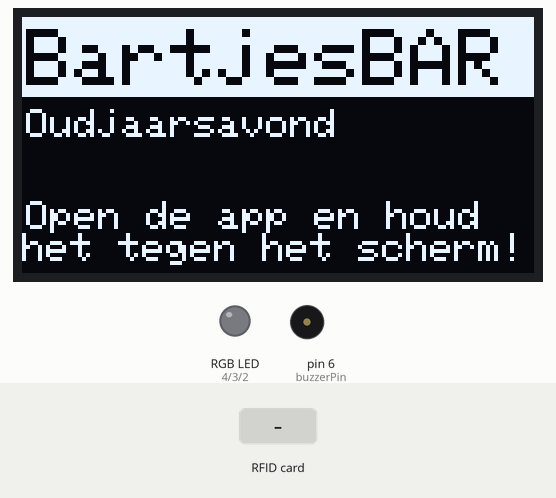
The sketch below on a simulated Arduino Uno, built with avr-gcc and run on an emulated ATmega328P. On the bench: 128×64 one-colour display, an RGB LED mixed from three pins (HIGH = lit), buzzer (waves = sounding, pin HIGH). Dashed ring = blinking. The test bench sets the inputs (shaded band). Pins used as bus, display or sensor lines are not drawn; what the sketch prints to the serial monitor is not drawn.

Above: at 0.9 s.
1.0 s: RFID card 5E 7A 19 C4 held to the reader
At 1.16 s:
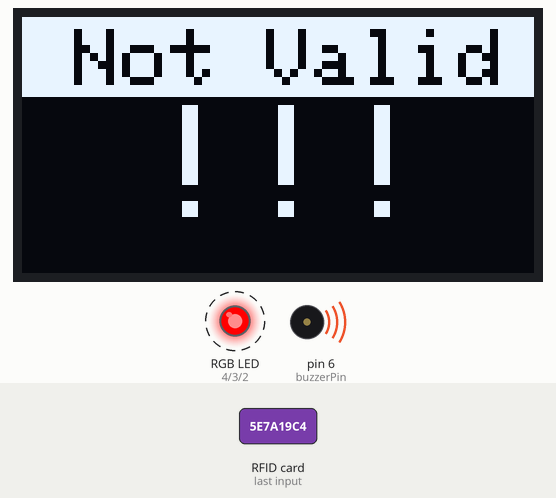
At 2.8 s:
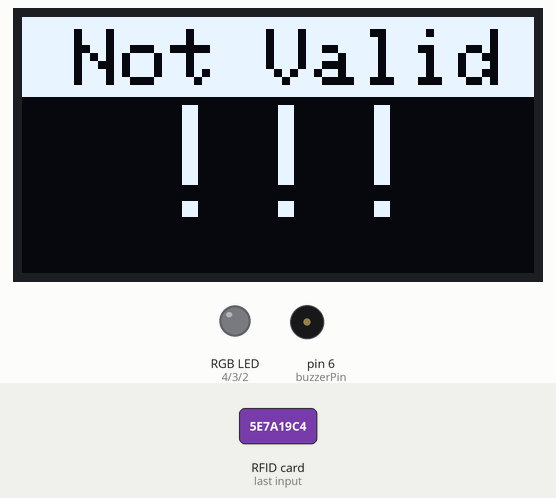
Timing chart, 0 to 4.3 s (numbered marks = the images above; inputs shaded):
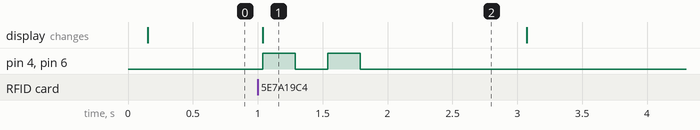

The sketch:

sketch_apr20b.ino
```cpp
//include i2c and spi pins
#include <SPI.h>
#include <Wire.h>

//include oled libraries
#include <Adafruit_GFX.h>
#include <Adafruit_SSD1306.h>

//RC522
#include <MFRC522.h>

//barName
String barName = "BartjesBAR";
//sesionName
String sesionName = "Oudjaarsavond";

//Init mfrc522 and its piuns
#define RST_PIN         9           // Configurable, see typical pin layout above
#define SS_PIN          10          // Configurable, see typical pin layout above

MFRC522 mfrc522(SS_PIN, RST_PIN);   // Create MFRC522 instance

//OLED
#define SCREEN_WIDTH 128 // OLED display width, in pixels
#define SCREEN_HEIGHT 64 // OLED display height, in pixels

// define pins of the rgb led(s)
int ledPinBlue = 2;
int ledPinGreen = 3;
int ledPinRed = 4;

//buzzer pin
int buzzerPin = 6;

// Declaration for an SSD1306 display connected to I2C (SDA, SCL pins)
#define OLED_RESET     4 // Reset pin # (or -1 if sharing Arduino reset pin)
Adafruit_SSD1306 display(SCREEN_WIDTH, SCREEN_HEIGHT, &Wire, OLED_RESET);

struct user_data{
    String firstName;
    uint_fast32_t id;
    String lastName;
    String mail;
    String username;
};

struct person_data{
    int id;
    user_data userData;

    person_data() : id(0), userData(user_data{
      "firstName",
      0,
      "lastname",
      "mail",
      "username"
      }
    ) {}

    person_data(int id, const user_data &userData) : id(id), userData(userData) {}
};

//draw a screen with the Welkom on top with Firstname, lastname and id below
void draw_name(const user_data& userData){
  String firstName = userData.firstName;

  if(firstName.length() > 10){
    firstName = firstName.substring(0,8);
    firstName += "..";
  }

  //convert uint64_t to int;
  unsigned int id = userData.id;

  //clear display ahead of new items
  display.clearDisplay();

  //make filled rectangle for white welkom background
  display.fillRect(0,0,128,20,SSD1306_WHITE);

  //first inverse welkom text on 1x scale
  display.setCursor(1,3);
  display.setTextSize(2);
  display.setTextColor(SSD1306_BLACK, SSD1306_WHITE);
  display.println(F("Welkom"));

  //first name text on 2x scale
  display.setCursor(1,23);
  display.setTextSize(2);
  display.setTextColor(SSD1306_WHITE);
  display.println(firstName);

  //last name text on 1x scale
  display.setCursor(1,40);
  display.setTextSize(1);
  display.setTextColor(SSD1306_WHITE);
  display.println(userData.lastName);

  //last name text on 1x scale
  display.setCursor(1,55);
  display.setTextSize(1);
  display.setTextColor(SSD1306_WHITE);
  display.println(id, HEX);

  //display items on display
  display.display();
}

//draw a screen with the barName on top
void draw_idle_screen(String barName, const String& sessionName){
  //check string length
  if(barName.length() > 10){
    barName = barName.substring(0,8);
    barName += "..";
  }

  //clear display ahead of new items
  display.clearDisplay();

  //make filled rectangle for white welkom background
  display.fillRect(0,0,128,20,SSD1306_WHITE);

  //first inverse welkom text on 1x scale
  display.setCursor(1,3);
  display.setTextSize(2);
  display.setTextColor(SSD1306_BLACK, SSD1306_WHITE);
  display.println(barName);

  //sessionName text on 1x scale
  display.setCursor(1,23);
  display.setTextSize(1);
  display.setTextColor(SSD1306_WHITE);
  display.println(sessionName);

  //extra instruction text on 1x scale
  display.setCursor(1,46);
  display.setTextSize(1);
  display.setTextColor(SSD1306_WHITE);
  display.println(F("Open de app en houd\nhet tegen het scherm!"));

  //display items on display
  display.display();
}

//draw a screen with the word "not valid" on top and "!!!" in the middle
void draw_not_valid(){
  //clear display ahead of new items
  display.clearDisplay();

  //make filled rectangle for white welkom background
  display.fillRect(0,0,128,20,SSD1306_WHITE);

  //first inverse welkom text on 1x scale
  display.setCursor(1,3);
  display.setTextSize(2);
  display.setTextColor(SSD1306_BLACK, SSD1306_WHITE);
  display.println(F(" Not Valid"));

  //'!!!' on screen
  display.setCursor(32,22);
  display.setTextSize(4);
  display.setTextColor(SSD1306_WHITE);
  display.println(F("!!!"));

  //display items on display
  display.display();
}

//draw a screen with the word "error" on top and the error below
void draw_error(String error){
  //clear display ahead of new items
  display.clearDisplay();

  //make filled rectangle for white welkom background
  display.fillRect(0,0,128,20,SSD1306_WHITE);

  //first inverse welkom text on 1x scale
  display.setCursor(1,3);
  display.setTextSize(2);
  display.setTextColor(SSD1306_BLACK, SSD1306_WHITE);
  display.println(F("Error"));

  //display error

  display.setCursor(1,23);
  display.setTextSize(1);
  display.setTextColor(SSD1306_WHITE);
  display.println(error);

  //display items on display
  display.display();
}

//RFID storage for person_data
class RFID_Storage{
  private:
    person_data person_data_storage[255];
    int index = 0;

  public:
    bool add(const person_data& id){
        if(index <= 255) {
            person_data_storage[index] = id;
            index++;
            return true;
        }
        return false;
    }

    signed int locate_id(const uint_fast32_t & id){
        for(int i = 0; i < index; i++){
            if(person_data_storage[i].userData.id == id){
                return i;
            }
        }
        return -1;
    }

    person_data get_from_id(const uint_fast32_t& id){
        signed int location = locate_id(id);
        if(location >= 0) {
            return person_data_storage[location];
        }return person_data();
    }
};

class Server_temp{
    //currently not not using the api just predefined numbers.
  private:
    RFID_Storage& rfidStorage;

    person_data personData0{
            0,
            user_data{
                "Daan",
                1,
                "Kerbusch",
                "daankerbusch@gmail.com",
                "Strijderdaan"
            }
    };

    person_data personData1{
            0,
            user_data{
                    "Apple",
                    2,
                    "lastApple",
                    "Apple@gmail.com",
                    "AppleBest"
            }
    };

    person_data personData2{
            0,
            user_data{
                    "Pear",
                    3,
                    "lastPear",
                    "Pear@gmail.com",
                    "PearBest"
            }
    };

    person_data personData3{
            0,
            user_data{
                    "Orange",
                    4,
                    "lastOrange",
                    "Orange@gmail.com",
                    "OrangeBest"
            }
    };


  public:
    Server_temp(RFID_Storage &rfidStorage) : rfidStorage(rfidStorage) {
        rfidStorage.add(personData0);
        rfidStorage.add(personData1);
        rfidStorage.add(personData2);
        rfidStorage.add(personData3);
    }
};

//encryptor and decryptor for a uint_fast32_t integer and a uint_fast32_t key
class encryption32{
  private:
    uint_fast32_t key;

  public:
    encryption32(uint_fast32_t key) : key(key) {}

    uint_fast32_t encrypt(const uint_fast32_t& id){
        return id^key;
    }

    uint_fast32_t decrypt(const uint_fast32_t& id){
        return key^id;
    }
};

//Function for setting the color of the leds
void setRGB(const int& red, const int& green, const int& blue){
  if(red > 255 || red < 0 || green > 255 || green < 0 || blue > 255 | blue < 0){
    return;
  }
  analogWrite(ledPinRed, red);
  analogWrite(ledPinGreen, green);
  analogWrite(ledPinBlue, blue);
}

//class that gets called by nfc_reader when a id is found
//it checks if the id is known in the storage
class RFID_Control{
  private:
    Server_temp& server;
    RFID_Storage& rfidStorage;

    const uint_fast32_t encryption_key;

  public:
    RFID_Control(
        Server_temp &server,
        RFID_Storage &rfidStorage,
        const uint_fast32_t encryptionKey) :
      server(server),
      rfidStorage(rfidStorage),
      encryption_key(encryptionKey)
    {}

    void run(uint_fast32_t input){
      //uint_fast32_t input = rfidReader.read(true);
      //input = encryption32(encryption_key).decrypt(input);
      if(rfidStorage.locate_id(input) >= 0){
        person_data personData = rfidStorage.get_from_id(input);

        draw_name(personData.userData);

        //Serial.println(personData.userData.firstName);
        //Serial.println(personData.userData.lastName);

        setRGB(0,255,0);

        delay(2000);
        setRGB(0,0,0);
        draw_idle_screen(barName, sesionName);

      }else{
        draw_not_valid();

        setRGB(255,0,0);
        digitalWrite(buzzerPin, HIGH);
        Serial.println(F("unknown id"));
        delay(250);
        setRGB(0,0,0);
        digitalWrite(buzzerPin, LOW);
        delay(250);
        setRGB(255,0,0);
        digitalWrite(buzzerPin, HIGH);
        delay(250);
        setRGB(0,0,0);
        digitalWrite(buzzerPin, LOW);
        delay(1250);

        draw_idle_screen(barName, sesionName);
      }
    }

    /*void run(uint_fast32_t input){
      Serial.println("RFID_Control");
      Serial.println(input);
      Serial.println("");
    }*/
};

//class checks the mfrc522 for new cards and reads that card giving the decrypted id to rfid_control
class nfc_reader{
  private:
  MFRC522& mfrc522;
  RFID_Control& RFIDControl;

  uint32_t encryption_key;

  public:
  nfc_reader(MFRC522& mfrc522, RFID_Control& RFIDControl, uint32_t encryption_key):
    mfrc522(mfrc522),
    RFIDControl(RFIDControl),
    encryption_key(encryption_key)
  {}

  void read(){
    //*parts of this funtion is from example code from mfrc522 libary*
    // Prepare key - all keys are set to FFFFFFFFFFFFh at chip delivery from the factory.
    MFRC522::MIFARE_Key key;
    for (byte i = 0; i < 6; i++) key.keyByte[i] = 0xFF;

    //some variables we need
    byte block;
    byte len;
    MFRC522::StatusCode status;

    //-------------------------------------------

    // Reset the loop if no new card present on the sensor/reader. This saves the entire process when idle.
    if ( ! mfrc522.PICC_IsNewCardPresent()) {
      return;
    }

    // Select one of the cards
    if ( ! mfrc522.PICC_ReadCardSerial()) {
      Serial.println(F("**! mfrc522.PICC_ReadCardSerial()**"));
      return;
    }

    Serial.println(F("**Card Detected:**"));

    //-------------------------------------------

    //mfrc522.PICC_DumpDetailsToSerial(&(mfrc522.uid)); //dump some details about the card

    //mfrc522.PICC_DumpToSerial(&(mfrc522.uid));      //uncomment this to see all blocks in hex

    //-------------------------------------------


    byte buffer1[18];

    block = 4;
    len = 18;

    //------------------------------------------- READ encryted id
    status = mfrc522.PCD_Authenticate(MFRC522::PICC_CMD_MF_AUTH_KEY_B, 4, &key, &(mfrc522.uid)); //line 834 of MFRC522.cpp file
    if (status != MFRC522::STATUS_OK) {
      Serial.print(F("Authentication failed: "));
      Serial.println(mfrc522.GetStatusCodeName(status));

      //draw error on screen
      draw_error(mfrc522.GetStatusCodeName(status));

      //blink led blue to indicate a error
      setRGB(0,100,255);
      delay(250);
      setRGB(0,0,0);

      //wait for the remaining 2 seconds
      delay(1750);

      //draw idle screen with barName and sesionName
      draw_idle_screen(barName, sesionName);

    	//reset mfrc522
      mfrc522.PCD_Reset();
      mfrc522.PCD_Init();

      return;
    }

    status = mfrc522.MIFARE_Read(block, buffer1, &len);
    if (status != MFRC522::STATUS_OK) {
      Serial.print(F("Reading failed: "));
      Serial.println(mfrc522.GetStatusCodeName(status));

      //draw error on screen
      draw_error(mfrc522.GetStatusCodeName(status));

      //blink led blue to indicate a error
      setRGB(0,100,255);
      delay(250);
      setRGB(0,0,0);

      //wait for the remaining 2 seconds
      delay(1750);

      //draw idle screen with barName and sesionName
      draw_idle_screen(barName, sesionName);

    	//reset mfrc522
      mfrc522.PCD_Reset();
      mfrc522.PCD_Init();

      return;
    }

    //PRINT DATA
    /*for (uint8_t i = 0; i < 16; i++)
    {
      if (buffer1[i] != 32)
      {
        Serial.print(buffer1[i],HEX);
      }
    }
    Serial.println("");*/

    //Reconstruct data

    //custom stuff


    int output = 0;

    for(int i = 0; i < 9; i++){
      output *= 10;
      output += (buffer1[i] - '0');
    }

    //Serial.println(F("Output "));
    //Serial.println(output);

    uint_fast32_t decrypted_output = encryption32(encryption_key).decrypt(output);

    //Serial.println(F("decrypted: "));
    //Serial.println(decrypted_output);

    RFIDControl.run(decrypted_output);


    //-------------------------------------------

    Serial.println(F("\n**End Reading**\n"));

    //delay(1000); //change value if you want to read cards faster

    mfrc522.PICC_HaltA();
    mfrc522.PCD_StopCrypto1();
  };
};

void setup() {
  //Set pinmode of the rgb pins
  pinMode(ledPinBlue, OUTPUT);
  pinMode(ledPinGreen, OUTPUT);
  pinMode(ledPinRed, OUTPUT);

  //buzzer pin out
  pinMode(buzzerPin, OUTPUT);

  //begin serial for debuging
  Serial.begin(9600);

  //RC522
  SPI.begin();
  mfrc522.PCD_Init();

  //SSD1306_SWITCHCAPVCC = generate display voltage from 3.3V internally
  if(!display.begin(SSD1306_SWITCHCAPVCC, 0x3C)) { // Address 0x3C for 128x64
    Serial.println(F("SSD1306 allocation failed"));
    for(;;); // Don't proceed, loop forever
  }

  //RFID_Storage for person_data initialised by server
  RFID_Storage storage;

  //temperary server
  Server_temp server(storage);

  //*todo : make html request on esp8266 for person_data in json form.

  //key used to decode the id on the nfc tag
  uint_fast32_t key = 0x14D2405C;

  //init nfc control
  RFID_Control rfidControl(server, storage, key);

  //init nfc reader
  nfc_reader nfcReader(mfrc522, rfidControl, key);

  //set the led to off for initialisation
  setRGB(0,0,0);

  //set buzzerPin to off for initialisation
  digitalWrite(buzzerPin, LOW);

  //draw idle screen on oled
  draw_idle_screen(barName, sesionName);

  //while true: read nfc
  do{
    nfcReader.read();
  }while(true);
}

void loop() {
  while(true){};
}
```

Source omitted: nfc_write_raw.cpp (5462 bytes)

Measured:
- after the input at 1.0 s, pin 4 (ledPinRed), pin 6 (buzzerPin): alternates HIGH for 0.25 s and LOW for 0.25 s, 4 changes in all, then stays LOW, starting at once; the display: changes at once (image 1)
- what the display in image 1 shows lasts 2.1 s, from 1.0 s to 3.1 s
